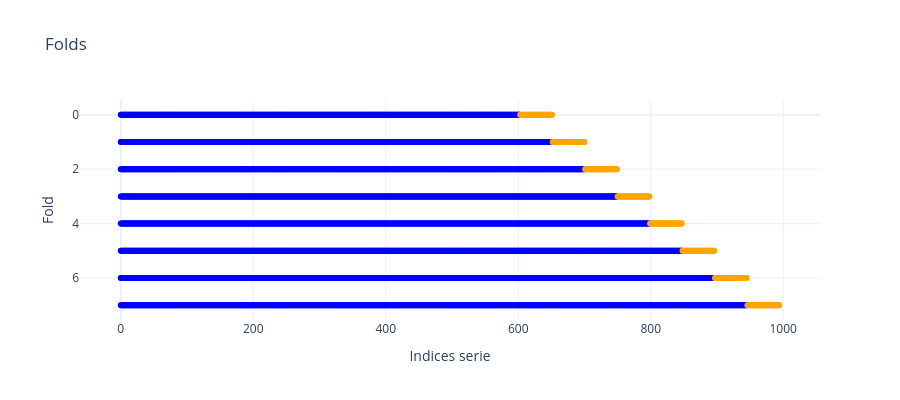

The notebook cell saved with this chart:
### Code cell
# visualizacion de los folds 
# se muestra de forma visual como funcionan los folds
# si no se define el tamaño de test, en la primera iteracion se toma igual cantidad de datos para train que para test
# por eso se toman los folds de prueba como de la longitud de datos de validación
#size_test = int(len(val_data) * 0.4)
size_test = int(len(folds_data) * 0.05)

gap = 0 # distancia (cantidad de observaciones) que se deja entre train y test
#tscv = TimeSeriesSplit(n_splits=6, test_size=size_test, gap=gap)
tscv = TimeSeriesSplit(
    n_splits=8,
    test_size=size_test,
    gap=0
)

folds, indexes, types = [], [], []

for fold_idx, (train_idx, test_idx) in enumerate(tscv.split(folds_data)):
    folds.extend([fold_idx] * len(train_idx)) 
    indexes.extend(train_idx)
    types.extend(['Train'] * len(train_idx))

    folds.extend([fold_idx] * len(test_idx))
    indexes.extend(test_idx)
    types.extend(['Test'] * len(test_idx))

# figura con plotly
fig = go.Figure()

# data train
fig.add_trace(go.Scatter(
    x=indexes, y=folds,
    mode='markers',
    marker=dict(color=['blue' if t == 'Train' else 'orange' for t in types], size=6),
    text=types,
    hovertemplate='Index: %{x}<br> Fold: %{y}<br> Tipo: %{text}<extra></extra>'
))

fig.update_layout(
    title='Folds',
    xaxis_title='Indices serie',
    yaxis_title='Fold',
    yaxis=dict(autorange='reversed'),
    legend_title='Tipo de conjunto',
    template='plotly_white',
    height=400
)
fig.show()

### Figure 1 — Plotly figure (JSON) as saved in the notebook; plotly's stock layout.template omitted (floating-point values rounded to 4 significant figures; data arrays with more than 128 entries replaced by an {"elided": "..."} marker saying what was removed)
{"data": [{"hovertemplate": "Index: %{x}<br> Fold: %{y}<br> Tipo: %{text}<extra></extra>", "marker": {"color": {"elided": "6588 str values"}, "size": 6}, "mode": "markers", "text": {"elided": "6588 str values"}, "type": "scatter", "x": {"elided": "6588 int values"}, "y": {"elided": "6588 int values"}}], "layout": {"height": 400, "legend": {"title": {"text": "Tipo de conjunto"}}, "title": {"text": "Folds"}, "xaxis": {"title": {"text": "Indices serie"}}, "yaxis": {"autorange": "reversed", "title": {"text": "Fold"}}}}
